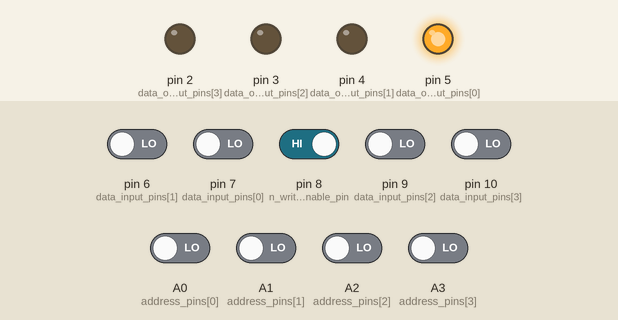
Bench run of a sketch on a simulated Arduino Uno, built with avr-gcc and run on an emulated ATmega328P. Shown: output pins drawn as LEDs (lit = HIGH). Inputs (shaded band) come from the test bench; at power-on: pin 8 (n_write_enable_pin) HIGH, A0 (address_pins[0]), A1 (address_pins[1]), A2 (address_pins[2]), A3 (address_pins[3]), pin 6 (data_input_pins[1]), pin 7 (data_input_pins[0]), pin 9 (data_input_pins[2]), pin 10 (data_input_pins[3]) LOW.

Above: at 1.2 s.
1.3 s: pin 8 (n_write_enable_pin) driven LOW
At 2.5 s:
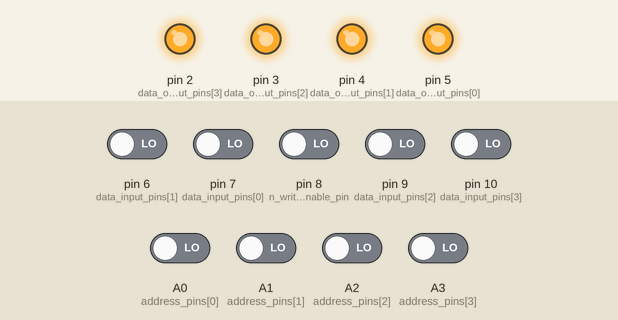
2.8 s: A0 (address_pins[0]) driven HIGH
At 3.8 s:
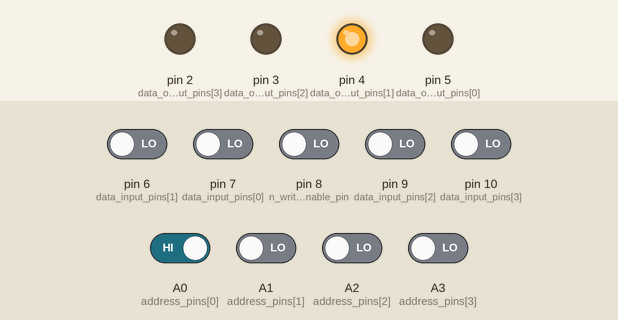
4.3 s: A1 (address_pins[1]) driven HIGH
At 4.9 s:
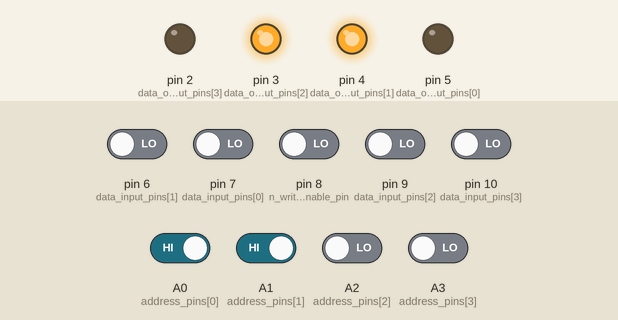
5.8 s: A2 (address_pins[2]) driven HIGH
At 7.0 s:
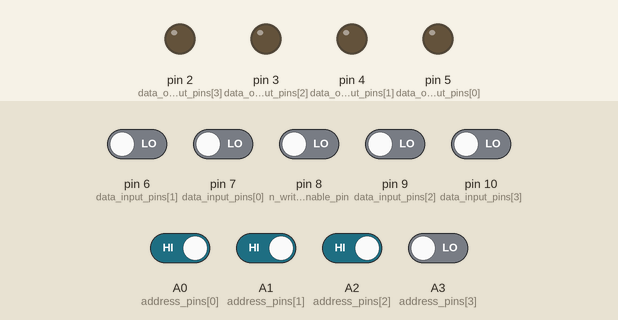
7.3 s: A2 (address_pins[2]) driven LOW
At 8.4 s:
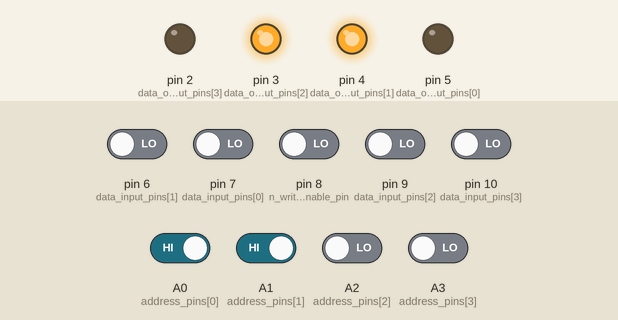
8.8 s: A0 (address_pins[0]) driven LOW
At 9.5 s:
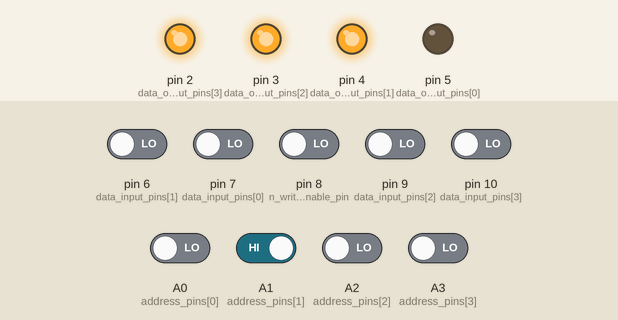
Timing chart, 0 to 11.3 s (numbered marks = the images above; inputs shaded):
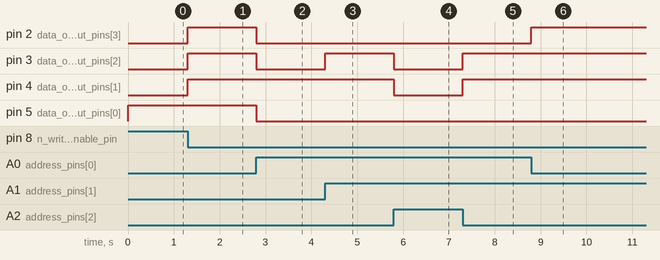

The sketch:

atmega_ram_emulator.ino
```cpp
#include "PinChangeInterrupt.h"

// Set to true to use the top 4 bits of memory instead of the bottom 4 bits
#define HIGH_NIBBLE true

/* Memory preloaded with instructions to coutn in 3s */
uint8_t memory[16] = {
  0b00011111, // (LDA) 15
  0b00101110, // (ADD) 14
  0b11100000, // (OUT)
  0b01100001, // (JMP)  1
  0, 0, 0, 0, 0, 0, 0, 0, 0, 0, // NOOP
  3, // 3
  0, // 0
}; // High nibble to be used by if HIGH_NIBBLE is set. Otherwise low nibble will be used

int address_pins[4] = {A0, A1, A2, A3};
int data_output_pins[4] = {5, 4, 3, 2};
int data_input_pins[4] = {7, 6, 9, 10};

int n_write_enable_pin = 8; // Write when low. Read when high

void writeToRAM () {
  for (int i = 0; i < 4; i++) { // Set output to high impedence when not in use
    pinMode(data_output_pins[i], INPUT);
  }

  uint16_t address = digitalRead(address_pins[0]) + 2*digitalRead(address_pins[1]) + 4*digitalRead(address_pins[2])+8*digitalRead(address_pins[3]);
  uint8_t data_in =
    ((uint8_t)digitalRead(data_input_pins[0])<<0) +
    ((uint8_t)digitalRead(data_input_pins[1])<<1) +
    ((uint8_t)digitalRead(data_input_pins[2])<<2) +
    ((uint8_t)digitalRead(data_input_pins[3])<<3);
  memory[address] = (data_in ^ 0b1111)<<(HIGH_NIBBLE*4);
}

void readFromRAM() {
  uint16_t address = digitalRead(address_pins[0]) + 2*digitalRead(address_pins[1]) + 4*digitalRead(address_pins[2])+8*digitalRead(address_pins[3]);
  for (int i = 0; i < 4; i++) {
    pinMode(data_output_pins[i], OUTPUT); // Change from high impedence to output
    digitalWrite(data_output_pins[i], ((memory[address]>>(HIGH_NIBBLE*4))>>i)&0x01);
  }
}

void setup() {
  for (int i = 0; i < 4; i++) {
    pinMode(address_pins[i], INPUT);
    pinMode(data_output_pins[i], INPUT); // High impedence when not in use
    pinMode(data_input_pins[i], INPUT);
  }
  pinMode(n_write_enable_pin, INPUT);

  attachPCINT(digitalPinToPCINT(n_write_enable_pin), writeToRAM, FALLING); // Write to RAM on falling edge of write enable
}

void loop() {
  readFromRAM();
}
```

Measured:
- after the input at 1.3 s, pin 2 (data_output_pins[3]), pin 3 (data_output_pins[2]), pin 4 (data_output_pins[1]): LOW → HIGH at once
- after the input at 2.8 s, pin 2 (data_output_pins[3]), pin 3 (data_output_pins[2]), pin 5 (data_output_pins[0]): HIGH → LOW at once
- after the input at 4.3 s, pin 3 (data_output_pins[2]): LOW → HIGH at once
- after the input at 5.8 s, pin 3 (data_output_pins[2]), pin 4 (data_output_pins[1]): HIGH → LOW at once
- after the input at 7.3 s, pin 3 (data_output_pins[2]), pin 4 (data_output_pins[1]): LOW → HIGH at once
- after the input at 8.8 s, pin 2 (data_output_pins[3]): LOW → HIGH at once
